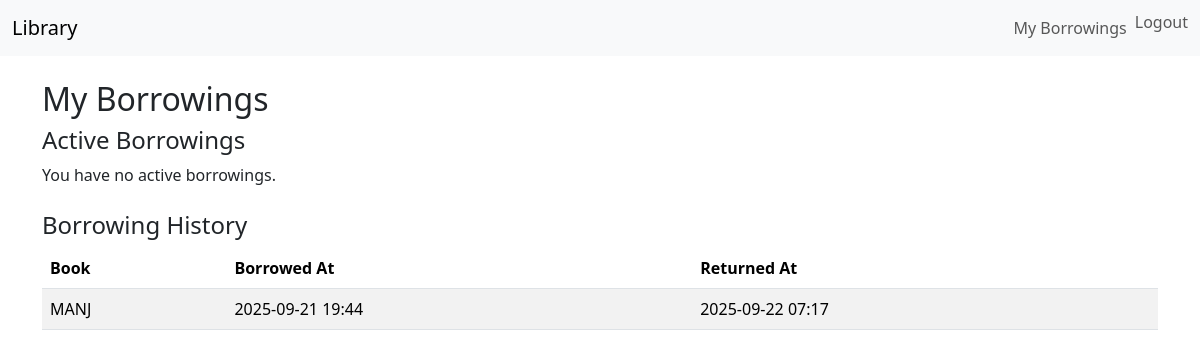
/books/my/ (signed in), run on the app's committed database.
### library/models.py (models this page shows, shortened)
class Borrowing(models.Model):
    user = models.ForeignKey(settings.AUTH_USER_MODEL, on_delete=models.CASCADE)
    book = models.ForeignKey(Book, on_delete=models.CASCADE)
    borrowed_at = models.DateTimeField(default=timezone.now)
    due_at = models.DateTimeField()
    returned_at = models.DateTimeField(null=True, blank=True)

class Book(models.Model):
    title = models.CharField(max_length=255)
    author = models.CharField(max_length=255)
    isbn = models.CharField(max_length=13, unique=True)
    total_copies = models.PositiveIntegerField(default=1)

### library/views.py (the view)
# urls.py: path('my/', views.my_borrowings, name='my_borrowings'),
@login_required
def my_borrowings(request):
    active = Borrowing.objects.filter(user=request.user, returned_at__isnull=True).order_by('-borrowed_at')
    history = Borrowing.objects.filter(user=request.user, returned_at__isnull=False).order_by('-returned_at')
    return render(request, 'library/my_borrowings.html', {'active': active, 'history': history})

### library/templates/library/my_borrowings.html (shortened to what this page needs)
{% extends "base.html" %}
{% block content %}
<h2>My Borrowings</h2>
<h4>Active Borrowings</h4>
{% if active %}
<table class="table table-striped">
    <thead>
        <tr>
            <th>Book</th>
            <th>Borrowed At</th>
            <th>Due At</th>
            <th>Action</th>
        </tr>
    </thead>
    <tbody>
        {% for b in active %}
        <tr>
            <td>{{ b.book.title }}</td>
            <td>{{ b.borrowed_at|date:"Y-m-d H:i" }}</td>
            <td>{{ b.due_at|date:"Y-m-d" }}</td>
            <td>
                <a href="{% url 'return_book' b.pk %}" class="btn btn-sm btn-warning">Return</a>
            </td>
        </tr>
        {% endfor %}
    </tbody>
</table>
{% else %}
<p>You have no active borrowings.</p>
{% endif %}
<h4 class="mt-4">Borrowing History</h4>
{% if history %}
<table class="table table-striped">
    <thead>
        <tr>
            <th>Book</th>
            <th>Borrowed At</th>
            <th>Returned At</th>
        </tr>
    </thead>
    <tbody>
        {% for b in history %}
        <tr>
            <td>{{ b.book.title }}</td>
            <td>{{ b.borrowed_at|date:"Y-m-d H:i" }}</td>
            <td>{{ b.returned_at|date:"Y-m-d H:i" }}</td>
        </tr>
        {% endfor %}
    </tbody>
</table>
{% else %}
<p>No borrowing history.</p>
{% endif %}
{% endblock %}

### data on the page
Borrowing: book "MANJ", borrowed_at "2025-09-21 19:44", returned_at "2025-09-22 07:17"
